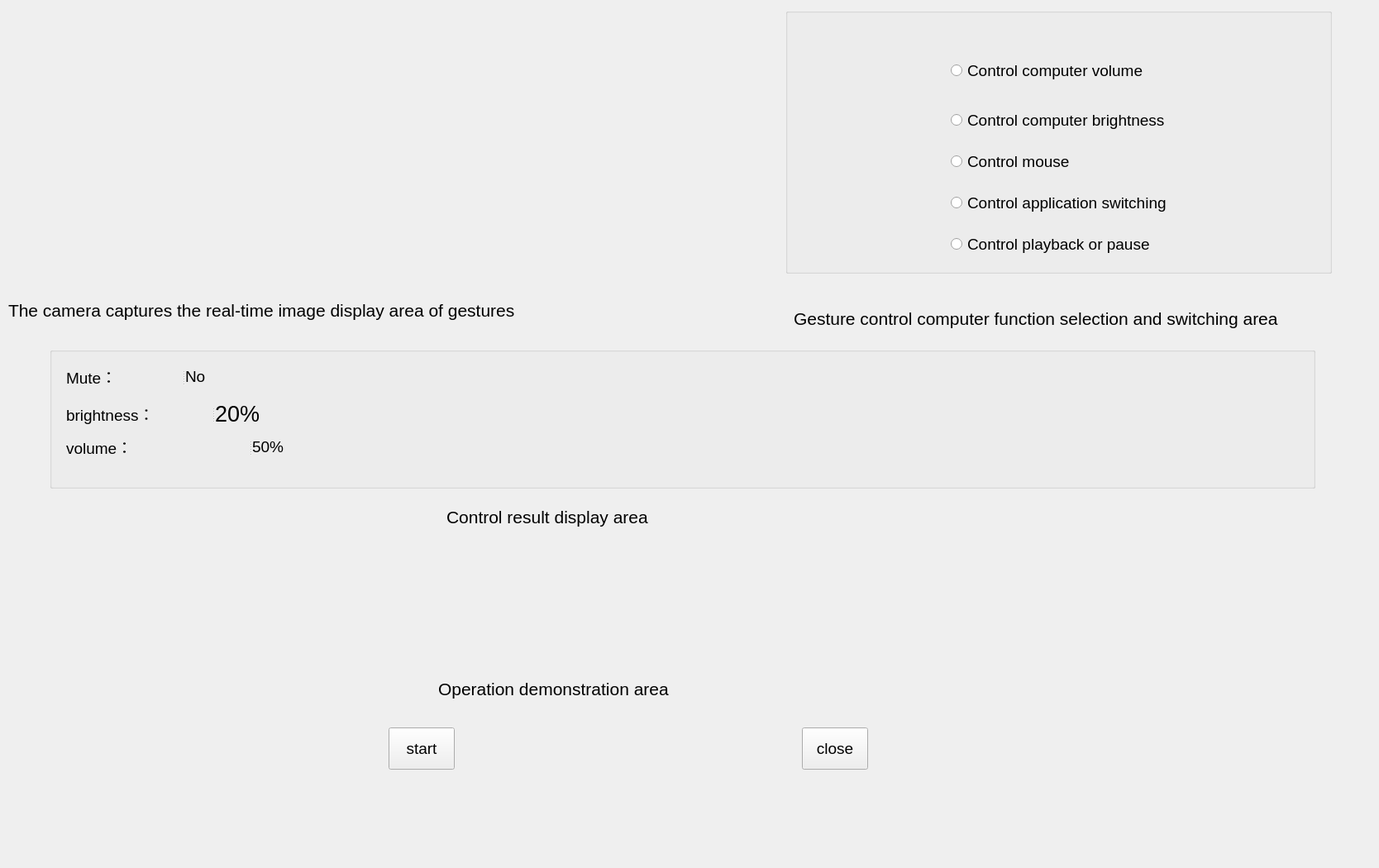
<?xml version="1.0" encoding="UTF-8"?>
<ui version="4.0">
 <class>Widget</class>
 <widget class="QWidget" name="Widget">
  <property name="geometry">
   <rect>
    <x>0</x>
    <y>0</y>
    <width>1668</width>
    <height>1050</height>
   </rect>
  </property>
  <property name="windowTitle">
   <string>Widget</string>
  </property>
  <widget class="QGroupBox" name="groupBox">
   <property name="geometry">
    <rect>
     <x>950</x>
     <y>10</y>
     <width>661</width>
     <height>321</height>
    </rect>
   </property>
   <property name="title">
    <string/>
   </property>
   <widget class="QRadioButton" name="radioButton_control_sound">
    <property name="geometry">
     <rect>
      <x>200</x>
      <y>55</y>
      <width>331</width>
      <height>41</height>
     </rect>
    </property>
    <property name="font">
     <font>
      <pointsize>14</pointsize>
     </font>
    </property>
    <property name="text">
     <string>Control computer volume</string>
    </property>
   </widget>
   <widget class="QRadioButton" name="radioButton_control_brightness">
    <property name="geometry">
     <rect>
      <x>200</x>
      <y>120</y>
      <width>331</width>
      <height>31</height>
     </rect>
    </property>
    <property name="font">
     <font>
      <pointsize>14</pointsize>
     </font>
    </property>
    <property name="text">
     <string>Control computer brightness</string>
    </property>
   </widget>
   <widget class="QRadioButton" name="radioButton_control_mouse">
    <property name="geometry">
     <rect>
      <x>200</x>
      <y>170</y>
      <width>321</width>
      <height>31</height>
     </rect>
    </property>
    <property name="font">
     <font>
      <pointsize>14</pointsize>
     </font>
    </property>
    <property name="text">
     <string>Control mouse</string>
    </property>
   </widget>
   <widget class="QRadioButton" name="radioButton_4">
    <property name="geometry">
     <rect>
      <x>200</x>
      <y>220</y>
      <width>311</width>
      <height>31</height>
     </rect>
    </property>
    <property name="font">
     <font>
      <pointsize>14</pointsize>
     </font>
    </property>
    <property name="text">
     <string>Control application switching</string>
    </property>
   </widget>
   <widget class="QRadioButton" name="radioButton_control_play_suspend">
    <property name="geometry">
     <rect>
      <x>200</x>
      <y>270</y>
      <width>321</width>
      <height>31</height>
     </rect>
    </property>
    <property name="font">
     <font>
      <pointsize>14</pointsize>
     </font>
    </property>
    <property name="text">
     <string>Control playback or pause</string>
    </property>
   </widget>
  </widget>
  <widget class="QGroupBox" name="groupBox_2">
   <property name="geometry">
    <rect>
     <x>60</x>
     <y>420</y>
     <width>1531</width>
     <height>171</height>
    </rect>
   </property>
   <property name="title">
    <string/>
   </property>
   <widget class="QSplitter" name="splitter">
    <property name="geometry">
     <rect>
      <x>20</x>
      <y>20</y>
      <width>201</width>
      <height>31</height>
     </rect>
    </property>
    <property name="orientation">
     <enum>Qt::Horizontal</enum>
    </property>
    <widget class="QLabel" name="label">
     <property name="font">
      <font>
       <pointsize>14</pointsize>
      </font>
     </property>
     <property name="text">
      <string>Mute：</string>
     </property>
    </widget>
    <widget class="QLabel" name="label_mute">
     <property name="font">
      <font>
       <pointsize>14</pointsize>
      </font>
     </property>
     <property name="text">
      <string>No</string>
     </property>
    </widget>
   </widget>
   <widget class="QSplitter" name="splitter_2">
    <property name="geometry">
     <rect>
      <x>20</x>
      <y>60</y>
      <width>271</width>
      <height>41</height>
     </rect>
    </property>
    <property name="orientation">
     <enum>Qt::Horizontal</enum>
    </property>
    <widget class="QLabel" name="label_2">
     <property name="font">
      <font>
       <pointsize>14</pointsize>
      </font>
     </property>
     <property name="text">
      <string>brightness：</string>
     </property>
    </widget>
    <widget class="QLabel" name="label_sound_value">
     <property name="font">
      <font>
       <pointsize>20</pointsize>
      </font>
     </property>
     <property name="text">
      <string>20%</string>
     </property>
    </widget>
   </widget>
   <widget class="QSplitter" name="splitter_3">
    <property name="geometry">
     <rect>
      <x>20</x>
      <y>100</y>
      <width>331</width>
      <height>41</height>
     </rect>
    </property>
    <property name="orientation">
     <enum>Qt::Horizontal</enum>
    </property>
    <widget class="QLabel" name="label_5">
     <property name="font">
      <font>
       <pointsize>14</pointsize>
      </font>
     </property>
     <property name="text">
      <string>volume：</string>
     </property>
    </widget>
    <widget class="QLabel" name="label_bright_value">
     <property name="font">
      <font>
       <pointsize>14</pointsize>
      </font>
     </property>
     <property name="text">
      <string>50%</string>
     </property>
    </widget>
   </widget>
  </widget>
  <widget class="QLabel" name="label_3">
   <property name="geometry">
    <rect>
     <x>960</x>
     <y>360</y>
     <width>621</width>
     <height>51</height>
    </rect>
   </property>
   <property name="font">
    <font>
     <pointsize>16</pointsize>
    </font>
   </property>
   <property name="text">
    <string>Gesture control computer function selection and switching area</string>
   </property>
  </widget>
  <widget class="QLabel" name="label_6">
   <property name="geometry">
    <rect>
     <x>540</x>
     <y>600</y>
     <width>531</width>
     <height>51</height>
    </rect>
   </property>
   <property name="font">
    <font>
     <pointsize>16</pointsize>
    </font>
   </property>
   <property name="text">
    <string>Control result display area</string>
   </property>
  </widget>
  <widget class="QLabel" name="label_show">
   <property name="geometry">
    <rect>
     <x>70</x>
     <y>20</y>
     <width>751</width>
     <height>321</height>
    </rect>
   </property>
   <property name="text">
    <string/>
   </property>
  </widget>
  <widget class="QLabel" name="label_guide">
   <property name="geometry">
    <rect>
     <x>390</x>
     <y>640</y>
     <width>1521</width>
     <height>161</height>
    </rect>
   </property>
   <property name="text">
    <string/>
   </property>
  </widget>
  <widget class="QLabel" name="label_7">
   <property name="geometry">
    <rect>
     <x>10</x>
     <y>350</y>
     <width>921</width>
     <height>51</height>
    </rect>
   </property>
   <property name="font">
    <font>
     <pointsize>16</pointsize>
    </font>
   </property>
   <property name="text">
    <string>The camera captures the real-time image display area of gestures</string>
   </property>
  </widget>
  <widget class="QLabel" name="label_8">
   <property name="geometry">
    <rect>
     <x>530</x>
     <y>820</y>
     <width>551</width>
     <height>51</height>
    </rect>
   </property>
   <property name="font">
    <font>
     <pointsize>16</pointsize>
    </font>
   </property>
   <property name="text">
    <string>Operation demonstration area
</string>
   </property>
  </widget>
  <widget class="QPushButton" name="pushButton_start">
   <property name="geometry">
    <rect>
     <x>470</x>
     <y>880</y>
     <width>80</width>
     <height>51</height>
    </rect>
   </property>
   <property name="font">
    <font>
     <pointsize>14</pointsize>
    </font>
   </property>
   <property name="text">
    <string>start</string>
   </property>
  </widget>
  <widget class="QPushButton" name="pushButton_end">
   <property name="geometry">
    <rect>
     <x>970</x>
     <y>880</y>
     <width>80</width>
     <height>51</height>
    </rect>
   </property>
   <property name="font">
    <font>
     <pointsize>14</pointsize>
    </font>
   </property>
   <property name="text">
    <string>close</string>
   </property>
  </widget>
 </widget>
 <layoutdefault spacing="6" margin="11"/>
 <resources/>
 <connections/>
</ui>
